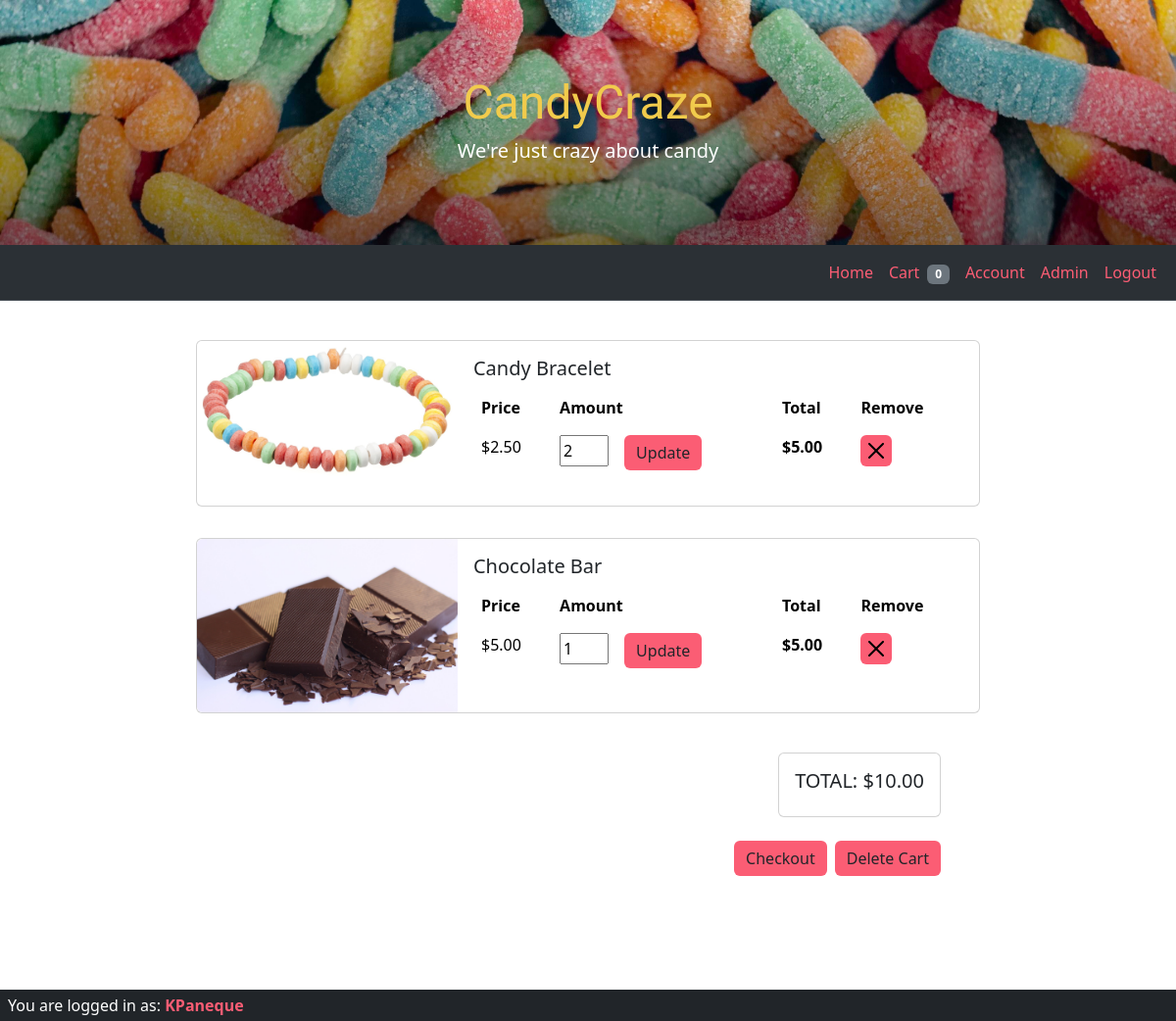
Page /php/cart.php (signed in) on the committed database.
### tables this page shows
CREATE TABLE cart (
    UserID INT,
    ProductID INT,
    PurchasedQuantity INT,
    PRIMARY KEY (UserID, ProductID),
    FOREIGN KEY (UserID) REFERENCES customer(UserID),
    FOREIGN KEY (ProductID) REFERENCES product(ProductID)
);

CREATE TABLE product (
    ProductID INT PRIMARY KEY AUTO_INCREMENT,
    Product_Name VARCHAR(100),
    ProductDescription TEXT,
    Stock INT,
    ProductPrice DECIMAL(10, 2),
    ImageFile VARCHAR(255)
);

### php/cart.php (the view, shortened to what this page needs)
<!doctype html>
<html lang="en">
<head>
    <link rel="stylesheet" type="text/css" href="css/styles.css">
    <link href="https://cdn.jsdelivr.net/npm/bootstrap@5.3.3/dist/css/bootstrap.min.css" rel="stylesheet">
</head>
<body>
    <?php
    include('includes/header.php');
    include('includes/connection.php');
    if (!isset($_SESSION['username']) || $_SESSION['username'] == "") {
        echo ("You will need to login/create an account before making a purchase.");
    } else {
        $username = $_SESSION['username'];
    }
    $query =  "SELECT cust.Username, c.ProductID, p.Product_Name, p.ProductPrice, c.PurchasedQuantity, p.ImageFile
FROM cart c
JOIN product p ON c.ProductID = p.ProductID
JOIN customer cust ON c.UserID = cust.UserID
WHERE cust.Username = ?";
    $stmt = mysqli_prepare($dbc, $query);
    mysqli_stmt_bind_param($stmt, "s", $username);
    mysqli_stmt_execute($stmt);
    $result = mysqli_stmt_get_result($stmt);
    $total_price = 0;
    $is_cart_empty = $result->num_rows === 0;
    ?>
    <main>
        <div class="items m-4 d-flex flex-column justify-content-center align-items-center">
            <?php
            if (!$is_cart_empty) {
                while ($row = $result->fetch_assoc()) {
                    $total_item_price = $row["ProductPrice"] * $row["PurchasedQuantity"];
                    $total_price += $total_item_price;
                    echo '
    <div class="card m-3" style="max-width: 800px">
    <div class="row g-0">
        <div class="col-md-4">
        <img src="' . $row["ImageFile"] . '" class="img-fluid rounded-start" alt="' . $row["Product_Name"] . '">
        </div>
        <div class="col-md-8">
        <div class="card-body">
            <h5 class="card-title">' . $row["Product_Name"] . '</h5>
            <div class="card-text d-flex justify-content-evenly align-items-center">
            <table class="table">
            <thead>
                <tr>
                    <th scope="col">Price</th>
                    <th scope="col">Amount</th>
                    <th scope="col">Total</th>
                    <th scope="col">Remove</th>
                </tr>
            </thead>
            <tbody>
                <tr>
                    <td>
                       <p> $' . $row["ProductPrice"] . '</p>
                    </td>
                    <td class="d-flex flex-wrap">
                        <input class="quantity mb-1" type="number" name="quantity" min="0" value="' . $row["PurchasedQuantity"] . '">
                        <button type="button" class="btn btn-info update-quantity ms-sm-3 purchaseBtn" data-product-id="' . $row["ProductID"] . '">Update</button>
                    </td>
                    <td>
                        <p class="price">$' . number_format($total_item_price, 2) . '</p>
                    </td>
                    <td>
                        <button type="button" class="btn-close p-2 remove-item" data-product-id="' . $row["ProductID"] . '"></button>
                    </td>
                </tr>
            </tbody>
            </table>
        </div>
        </div>
        </div>
    </div>
    </div>';
                }
            } else {
                echo '<p>Your shopping cart is empty. Click <a href="index.php">here</a> to start shopping.</p>';
            }
            ?>
        </div>
        <div class="total d-flex justify-content-end">
            <div class="card mt-0">
                <div class="card-body">
                    <p class="h5">TOTAL: $<?php echo number_format($total_price, 2); ?></p>
                </div>
            </div>
        </div>
        <div class="checkout-button d-flex justify-content-end my-4 pb-5">
            <?php
            if (!$is_cart_empty) {
            ?>
                <a href="checkout.php" class="btn btn-primary purchaseBtn">Checkout</a>
                <a href="#" id="delete-cart" class="btn btn-primary ms-2">Delete Cart</a>
            <?php
            }
            ?>
        </div>
        <?php
        include('includes/footer.php');
        ?>
    </main>
    <?php
    include('includes/footer.php');
    ?>
</body>
</html>

### php/css/styles.css (style rules this page uses)
body { font-family: "Open Sans", sans-serif; color: var(--black); }
main { margin-bottom: 100px; }
:root { --black: #212529; --yellow: #F1CB4C; --pink: #FB5D74; }
.card { margin-top: 30px; }
.quantity { width: 50px; height: 2rem; }
.btn-primary { background-color: var(--pink) !important; border: var(--pink) !important; color: var(--black) !important; }
.btn-info { background-color: var(--pink) !important; border: var(--pink) !important; color: var(--black) !important; }
.price { font-weight: bold; }
.btn-close { background-color: var(--pink) !important; opacity: 1 !important; }
.total { margin-right: 20vw; }
.checkout-button { margin-right: 20vw !important; }
th { border-bottom-width: 0px !important; }
td { border-bottom-width: 0px !important; padding-bottom: 0px !important; }

### rows in the picture
cart: ProductID.ImageFile (picture), ProductID.Product_Name "Candy Bracelet", ProductID.ProductPrice "2.50", quantity "2", total_item_price "5.00"
cart: ProductID.ImageFile (picture), ProductID.Product_Name "Chocolate Bar", ProductID.ProductPrice "5.00", quantity "1"

### other values in the picture
$total_price "10.00"
$username "KPaneque"
